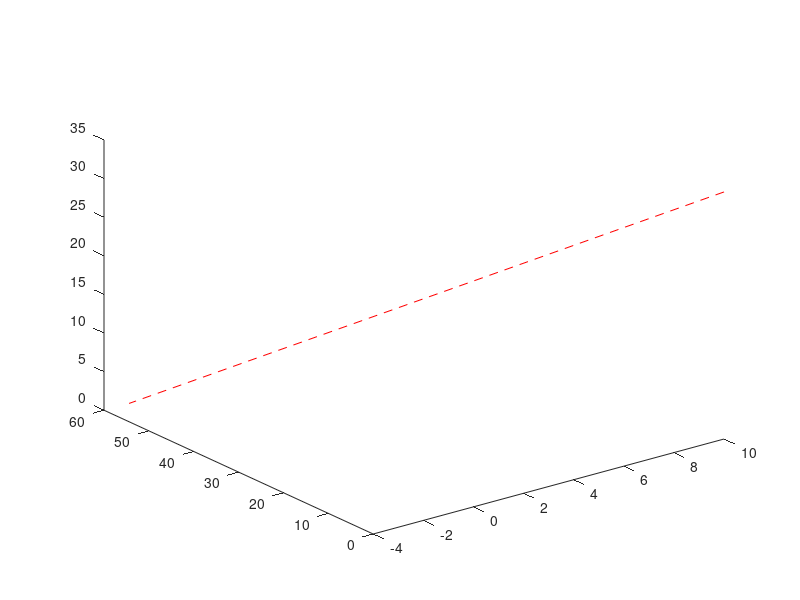

Recreate this plot in MATLAB. (Note: this script raises an error after producing the figure.)
clear
clc
close all

% We have 3 angles to compute:
%  - alfa at A about the Z axis from the Y axis
%  - beta at A about the X axis from the horizontal
%  - gamma at B about the X axis
ln = 30;
facets = 10;
[xx yy zz] = cylinder([1 1], facets);
zz(2,:) = ln;
[r, c] = size(xx);
img = zeros(r, c, 3);
img = img + 0.8;
ri = 1;
ro = 3;
t = 1;
v = [ri ro ro ri ri];
u = [t t -t -t t];
[cxx tth] = meshgrid(u, linspace(0,2*pi, facets));
rr = meshgrid(v, 1:facets);
cyy = rr.*cos(tth);
czz = rr.*sin(tth);
[cr, cc] = size(cxx);
cimg = zeros(cr, cc, 3);
cimg = cimg + 0.8;
% rotate beam 60 about Y axis
th = -30;
N = r * c;
A = [cosd(th) -sind(th)
     sind(th) cosd(th)];
P1(1,:) = reshape(yy, 1, N);
P1(2,:) = reshape(zz, 1, N);
P2 = A * P1;
rxx = xx;
ryy = reshape(P2(1,:), r, c);
rzz = reshape(P2(2,:), r, c);
zoff = ln*cosd(30)+2;
dy = ln+4;
fryy = ln - ryy;
Pa = [10 0 32];
Pb = [-3, 60, 0];
Pr = [0 -2 0];
plot3([Pa(1) Pb(1)],[Pa(2) Pb(2)],[Pa(3) Pb(3)], 'r--') 
hold on
t = 0;
% for t = 0:0.01:1
    P = Pa + (Pb - Pa).*t;
    % find alfa
    alfa = atan2(P(1) - Pr(1), P(2) - Pr(2));
    alfa = alfa * 180 / pi
    surf_rotated(cxx, cyy, czz, cimg, alfa, 0, [0 0 0]);        % plug A
    axis equal
%    axis off
    xlabel('X axis')
    ylabel('Y axis')
    zlabel('Z axis')
    shading interp
    material metal
    nd = surf_rotated(xx, yy, zz+2, img, alfa, 0, [0 0 0])             % line E-A
    surf_rotated(cxx, cyy, czz, cimg, alfa, 0, [0 0 0])         % plug E
    zz = zz + dy;
    ryy = ryy + dy;
    fryy = fryy + dy;
    cyy = cyy + dy;
    surf_rotated(xx, zz-ln/2-2, yy+ln-2, img, alfa, 0, [0 0 0])           % line E-F
    surf_rotated(cxx, cyy+ln/2, czz+zoff, cimg, alfa, 0, [0 0 0])         % plug F
    N = 100;
    % fixed infrastructure
    % cylinder base
    [xx yy zz] = cylinder([1 1], N);
    xx = [zeros(1,N+1); xx; zeros(1,N+1)];
    yy = [zeros(1,N+1); yy; zeros(1,N+1)];
    zz = [zeros(1,N+1); zz; ones(1,N+1)];
    [r c] = size(xx);
    img = zeros(r, c, 3);
    img(:,:,1) = 0.7;
    img(:,:,2) = 0.7;
    img(:,:,3) = 0.2;
    surf(xx*3, yy*3, zz*5-5, img)
    % cube
    cxx = [ 0  0  0  0  0
          -1 -1  1  1 -1
          -1 -1  1  1 -1
           0  0  0  0  0] * 5;      
    cyy = [ 0  0  0  0  0
           1 -1 -1  1  1
           1 -1 -1  1  1
           0  0  0  0  0] * 5;      
    czz = [ 1  1  1  1  1
           1  1  1  1  1
          -1 -1 -1 -1 -1
          -1 -1 -1 -1 -1] * 5;      
    [r c] = size(cxx);
    cimg = zeros(r, c, 3);
    cimg(:,:,1) = 0.5;
    cimg(:,:,2) = 0.5;
    cimg(:,:,3) = 0.2;
    surf(cxx, cyy, czz-10, cimg)
    shading interp
    lightangle(-45, 45)
    lightangle(45, 45)
    view(78, 15)
    hold off
%end

function nd = surf_rotated(xx, yy, zz, img, alpha, beta, offset)
   % alpha is about z axis
   A = [cosd(alpha) -sind(alpha)
        sind(alpha)  cosd(alpha)];
   [r c] = size(xx);
   N = r*c;
   P1(1,:) = reshape(xx-offset(1), 1, N); 
   P1(2,:) = reshape(yy-offset(2), 1, N);
   P2 = A * P1;
   xx = reshape(P2(1,:), r, c) + offset(1);
   yy = reshape(P2(2,:), r, c) + offset(2);
   surf(xx, yy, zz, img);
   nd = [mean(xx(2,:)), mean(yy(2,:)), mean(zz(2,:))];
end
